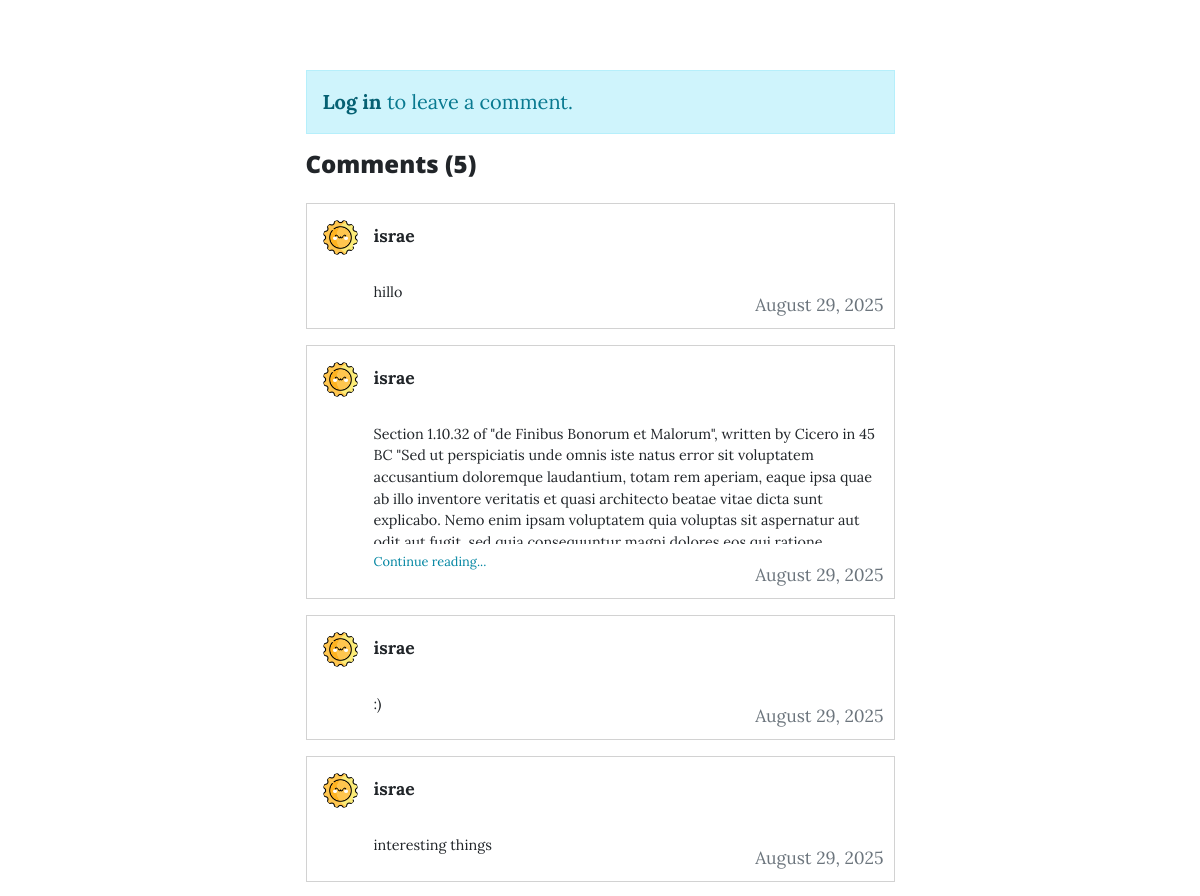
The page /post/2 (middle part) on the database as committed earlier.
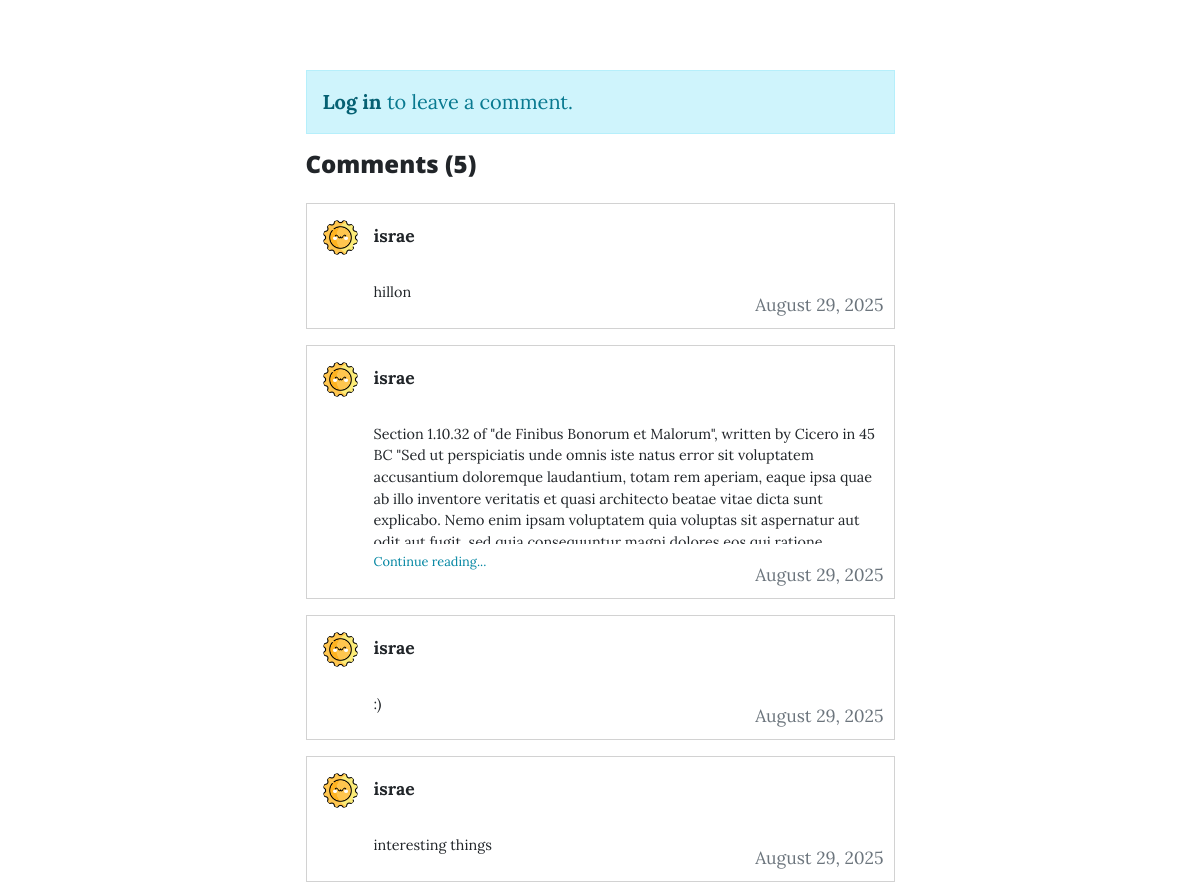
The same page on the database as committed later.
### server.py (models this page shows, shortened)
class Comment(db.Model):
    id: Mapped[int] = mapped_column(Integer, primary_key=True)
    content: Mapped[str] = mapped_column(String, nullable=False)
    date: Mapped[str] = mapped_column(String(100), nullable=False)
    author_id: Mapped[int] = mapped_column(ForeignKey("user.id"), nullable=False)
    post_id: Mapped[int] = mapped_column(ForeignKey("blog_post.id"), nullable=False)
    author: Mapped['User'] = relationship(back_populates='comments')
    post: Mapped['BlogPost'] = relationship(back_populates='comments')

class User(UserMixin, db.Model):
    id: Mapped[int] = mapped_column(Integer, primary_key=True)
    email: Mapped[str] = mapped_column(String(100), unique=True)
    password: Mapped[str] = mapped_column(String(100))
    name: Mapped[str] = mapped_column(String(1000))
    role: Mapped[str] = mapped_column(String(20), default='regular', nullable=False)
    date_joined: Mapped[str] = mapped_column(String(100), default=None, nullable=True)
    profile_picture: Mapped[str] = mapped_column(String(100), default='default_profile.jpg', nullable=True)
    posts: Mapped[list['BlogPost']] = relationship(back_populates='author')
    comments: Mapped[list['Comment']] = relationship(back_populates='author')

### server.py (the view, shortened to what this page needs)
@app.route('/post/<int:id>', methods=['GET', 'POST'])
def post(id):
    blog_post = BlogPost.query.get_or_404(id)
    comment_form = CommentForm()
    comments = Comment.query.filter_by(post_id=id).order_by(Comment.id.desc()).all()
    return render_template('post.html',
                         page_title=blog_post.title,
                         page_subtitle=blog_post.subtitle,
                         page_meta=f"Posted by {blog_post.author.name if blog_post.author else 'Unknown'}",
                         page_body=blog_post.body,
                         page_background_type="black",
                         page_background_image=None,
                         year=get_current_year(),
                         blog=blog_post,
                         comments=comments,
                         comment_form=comment_form)

### server.py (called while the page is built)
def get_current_year():
    return date.today().year

@app.context_processor
def inject_current_year():
    return {'get_current_year': get_current_year}

### templates/post.html (shortened to what this page needs)
{% extends "base.html" %}
{% block content %}
<section class="py-5">
    <div class="container px-4 px-lg-5">
        <div class="row gx-4 gx-lg-5 justify-content-center">
            <div class="col-md-10 col-lg-8 col-xl-7">
                {% if current_user.is_authenticated %}
                <div class="card mb-4">
                    <div class="card-header">
                        <h5 class="mb-0">Leave a Comment</h5>
                    </div>
                    <div class="card-body">
                        <form method="POST">
                            {{ comment_form.hidden_tag() }}
                            <div class="mb-3">
                                {{ comment_form.content.label(class="form-label") }}
                                {{ comment_form.content(class="form-control") }}
                                {% for error in comment_form.content.errors %}
                                    <div class="text-danger">{{ error }}</div>
                                {% endfor %}
                            </div>
                            {{ comment_form.submit(class="btn btn-primary") }}
                        </form>
                    </div>
                </div>
                {% else %}
                <div class="alert alert-info">
                    <a href="{{ url_for('login') }}" class="alert-link">Log in</a> to leave a comment.
                </div>
                {% endif %}
                <div class="comments-section">
                    <h4 class="mb-4">Comments ({{ comments|length }})</h4>
                    {% if comments %}
                        {% for comment in comments %}
                        <div class="card mb-3" style="position: relative;">
                            <div class="card-body p-3">
                                <div class="d-flex align-items-start mb-2">
                                    <img src="{{ url_for('static', filename=comment.author.profile_picture or 'default_profile.jpg') }}"
                                         alt="Profile"
                                         class="me-3"
                                         style="width: 35px; height: 35px; border-radius: 50%; object-fit: cover; flex-shrink: 0;">
                                    <div class="flex-grow-1">
                                        <div class="mb-1">
                                            <small class="fw-bold mb-0">{{ comment.author.name }}</small>
                                        </div>
                                        <div id="comment-text" class="comment-text" style="display: block;">
                                            <p class="mb-0 comment-preview" style="font-size: 0.9rem;">{{ comment.content }}</p>
                                            <a href="#" class="text-primary continue-reading" style="font-size: 0.8rem; display: none;">Continue reading...</a>
                                        </div>
                                    </div>
                                </div>
                                <small class="text-muted" style="position: absolute; bottom: 10px; right: 10px;">{{ comment.date }}</small>
                            </div>
                        </div>
                        {% endfor %}
                    {% else %}
                        <p class="text-muted">No comments yet. Be the first to comment!</p>
                    {% endif %}
                </div>
            </div>
        </div>
    </div>
</section>
{% endblock %}

### templates/base.html (shortened to what this page needs)
<!DOCTYPE html>
<html lang="en">
    <head>
        <link rel="stylesheet" href="{{ url_for('static', filename='styles.css') }}">
    </head>
    <body class="d-flex flex-column min-vh-100">
        {% include 'header.html' %}
        <main class="flex-grow-1">
            {% block content %}{% endblock %}
        </main>
    </body>
</html>

### templates/header.html (shortened to what this page needs)
<!DOCTYPE html>
<html lang="en">
<head>
</head>
<body>
</body>
</html>

Rows that differ between the two databases and show on the page:
changed Comment: content "hillo" → "hillon"
